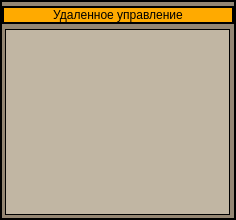
<?xml version="1.0" encoding="UTF-8"?>
<ui version="4.0">
 <class>OutputTextDisplay</class>
 <widget class="QWidget" name="OutputTextDisplay">
  <property name="geometry">
   <rect>
    <x>0</x>
    <y>0</y>
    <width>236</width>
    <height>220</height>
   </rect>
  </property>
  <property name="sizePolicy">
   <sizepolicy hsizetype="Expanding" vsizetype="Expanding">
    <horstretch>0</horstretch>
    <verstretch>0</verstretch>
   </sizepolicy>
  </property>
  <property name="minimumSize">
   <size>
    <width>220</width>
    <height>220</height>
   </size>
  </property>
  <property name="windowTitle">
   <string>OutputTextDisplay</string>
  </property>
  <property name="autoFillBackground">
   <bool>false</bool>
  </property>
  <property name="styleSheet">
   <string notr="true">QWidget
{
border: 2px solid line black;
	background-color: rgb(148, 134, 115);
	font: 14pt &quot;Sans Serif&quot;;
}


QLabel
{
border: 0px solid line black;
	
	background-color: rgb(148, 134, 115);

}</string>
  </property>
  <layout class="QGridLayout" name="gridLayout_5">
   <property name="leftMargin">
    <number>2</number>
   </property>
   <property name="topMargin">
    <number>6</number>
   </property>
   <property name="rightMargin">
    <number>2</number>
   </property>
   <property name="bottomMargin">
    <number>2</number>
   </property>
   <property name="spacing">
    <number>2</number>
   </property>
   <item row="1" column="0">
    <widget class="QGroupBox" name="groupBox_2">
     <property name="styleSheet">
      <string notr="true">QLabel
{
border: 2px solid line black;
	
	background-color: rgb(170, 170, 127);
}

QPushButton
{
background-color: rgb(170, 0, 0);
}

QPushButton:checked
{

 
	background-color: rgb(85, 170, 0);

}

QPushButton:pressed
{

 
	
	background-color: qlineargradient(spread:pad, x1:0.025, y1:0.00568182, x2:1, y2:1, stop:0 rgba(0, 170, 18, 255), stop:1 rgba(255, 255, 255, 255));

}

QGroupBox
{
border: 0px solid line black;
}</string>
     </property>
     <property name="title">
      <string/>
     </property>
     <property name="alignment">
      <set>Qt::AlignCenter</set>
     </property>
     <layout class="QGridLayout" name="gridLayout_2">
      <property name="leftMargin">
       <number>1</number>
      </property>
      <property name="topMargin">
       <number>1</number>
      </property>
      <property name="rightMargin">
       <number>0</number>
      </property>
      <property name="bottomMargin">
       <number>1</number>
      </property>
      <property name="spacing">
       <number>1</number>
      </property>
      <item row="0" column="0">
       <widget class="QListWidget" name="listMessages">
        <property name="sizePolicy">
         <sizepolicy hsizetype="Expanding" vsizetype="Preferred">
          <horstretch>0</horstretch>
          <verstretch>0</verstretch>
         </sizepolicy>
        </property>
        <property name="minimumSize">
         <size>
          <width>0</width>
          <height>180</height>
         </size>
        </property>
        <property name="font">
         <font>
          <family>Sans Serif</family>
          <pointsize>9</pointsize>
          <weight>50</weight>
          <italic>false</italic>
          <bold>false</bold>
         </font>
        </property>
        <property name="styleSheet">
         <string notr="true">QListWidget
{
border: 1px solid line black;
	background-color: rgb(193, 182, 163);
	font: 9pt &quot;Sans Serif&quot;;
}</string>
        </property>
       </widget>
      </item>
     </layout>
    </widget>
   </item>
   <item row="0" column="0" colspan="2">
    <widget class="QLabel" name="LabelBlockName">
     <property name="sizePolicy">
      <sizepolicy hsizetype="Preferred" vsizetype="Maximum">
       <horstretch>0</horstretch>
       <verstretch>0</verstretch>
      </sizepolicy>
     </property>
     <property name="styleSheet">
      <string notr="true">QLabel
{
border: 2px solid line black;
	
	background-color: rgb(255, 170, 0);
}</string>
     </property>
     <property name="text">
      <string>Удаленное управление</string>
     </property>
     <property name="alignment">
      <set>Qt::AlignCenter</set>
     </property>
    </widget>
   </item>
  </layout>
 </widget>
 <layoutdefault spacing="6" margin="11"/>
 <resources/>
 <connections/>
</ui>
